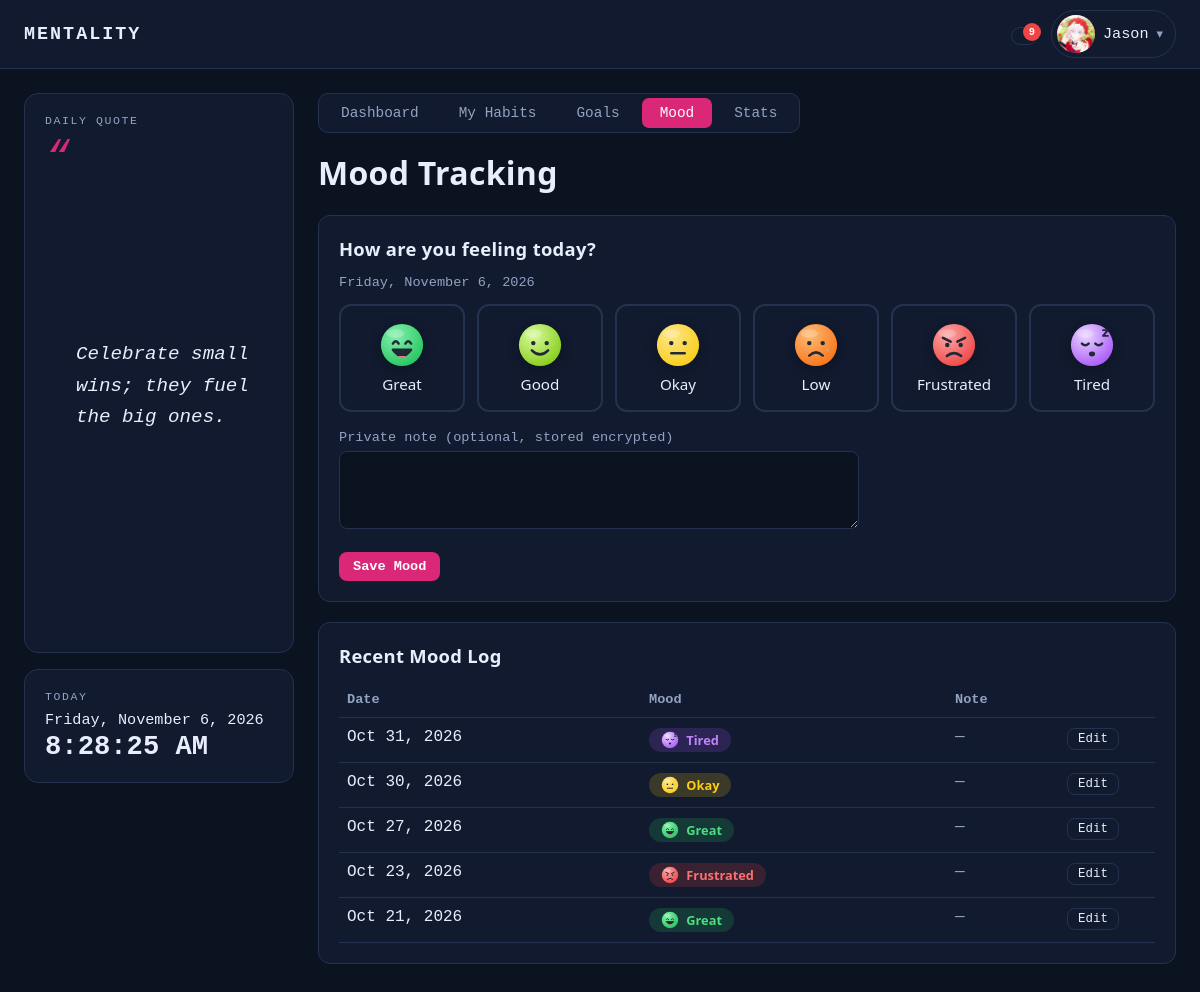
Screenshot of /mood.php (signed in) with the database file from the repository.
### tables this page shows
CREATE TABLE `mood_logs` (
  `mood_id` int(10) unsigned NOT NULL AUTO_INCREMENT,
  `user_id` int(10) unsigned NOT NULL,
  `mood` enum('Great','Good','Okay','Low','Frustrated','Tired') NOT NULL,
  `mood_note` text DEFAULT NULL,
  `log_date` date NOT NULL,
  PRIMARY KEY (`mood_id`),
  UNIQUE KEY `uq_mood_day` (`user_id`,`log_date`),
  CONSTRAINT `fk_mood_user` FOREIGN KEY (`user_id`) REFERENCES `users` (`user_id`) ON DELETE CASCADE
);

### includes/auth.php (called while the page is built, shortened)
<?php
require_once __DIR__ . '/icons.php';
function e($value): string {
    return htmlspecialchars((string)$value, ENT_QUOTES, 'UTF-8');
}

### includes/crypto.php (called while the page is built, shortened)
<?php
function app_key(): string {
    static $key = null;
    if ($key !== null) { return $key; }
    $file = __DIR__ . '/mood.key';
    $key = hex2bin(trim(file_get_contents($file)));
    return $key;
}
function decrypt_text(?string $data): ?string {
    if ($data === null || $data === '') { return null; }
    $raw = base64_decode($data, true);
    $plain = openssl_decrypt(substr($raw, 28), 'aes-256-gcm', app_key(), OPENSSL_RAW_DATA, substr($raw, 0, 12), substr($raw, 12, 16));
    return $plain === false ? null : $plain;
}

### mood.php (the view, shortened to what this page needs)
<?php
require_once __DIR__ . '/includes/layout.php';
require_once __DIR__ . '/includes/crypto.php';
$uid = (int)$_SESSION['user_id'];
$moods = [
    'Great'      => ['', 'great'],
    'Good'       => ['', 'good'],
    'Okay'       => ['', 'okay'],
    'Low'        => ['', 'low'],
    'Frustrated' => ['', 'frustrated'],
    'Tired'      => ['', 'tired'],
];
$todayStr   = date('Y-m-d');
$stmt = $pdo->prepare('SELECT mood, mood_note FROM mood_logs WHERE user_id = ? AND log_date = ?');
$stmt->execute([$uid, $todayStr]);
$todayRow  = $stmt->fetch();
$posted    = ($_SERVER['REQUEST_METHOD'] === 'POST' && ($_POST['action'] ?? 'save') === 'save');
$noteValue = $posted ? trim($_POST['note'] ?? '') : (string)decrypt_text($todayRow['mood_note'] ?? null);
$stmt = $pdo->prepare('SELECT log_date, mood, mood_note FROM mood_logs WHERE user_id = ? ORDER BY log_date DESC LIMIT 10');
$stmt->execute([$uid]);
$recent = $stmt->fetchAll();
render_header('Mood', 'mood');
?>
<div class="mood-page">
<h1>Mood Tracking</h1>
<div class="panel">
    <h2>How are you feeling today?</h2>
    <p class="muted small"><?= e(date('l, F j, Y')) ?><?= $todayRow ? ' &middot; You already logged today. Saving again will update it.' : '' ?></p>
    <form method="post" novalidate>
        <div class="mood-options">
            <?php foreach ($moods as $name => [$face, $cls]): ?>
                <label class="mood-option">
                    <span class="face"><?= mood_face($name, 46) ?></span>
                    <span class="mood-name"><?= e($name) ?></span>
                </label>
            <?php endforeach; ?>
        </div>
        <div class="inline-form">
            <label for="note">Private note (optional, stored encrypted)</label>
            <textarea id="note" name="note" rows="3" maxlength="300"><?= e($noteValue) ?></textarea>
            <div class="form-actions"><button type="submit" class="btn-sm">Save Mood</button></div>
        </div>
    </form>
</div>
<div class="panel">
    <h2>Recent Mood Log</h2>
    <?php if (!$recent): ?>
        <p class="muted">No moods logged yet. Pick how you feel above and save it.</p>
    <?php else: ?>
    <div class="table-wrap">
    <table class="list">
        <thead><tr><th>Date</th><th>Mood</th><th>Note</th><th></th></tr></thead>
        <tbody>
        <?php foreach ($recent as $r):
            $note = decrypt_text($r['mood_note']);
            [$face, $cls] = $moods[$r['mood']] ?? ['', ''];
            $json = json_encode([
                'date'  => $r['log_date'],
                'label' => date('l, M j, Y', strtotime($r['log_date'])),
                'mood'  => $r['mood'],
                'note'  => (string)$note,
            ], JSON_UNESCAPED_UNICODE);
        ?>
            <tr>
                <td><?= e(date('M j, Y', strtotime($r['log_date']))) ?></td>
                <td><span class="mood-tag <?= e($cls) ?>"><?= mood_face($r['mood'], 18) ?> <?= e($r['mood']) ?></span></td>
                <td><?= $note !== null ? '<span class="diary-note">' . e($note) . '</span>' : '<span class="muted">—</span>' ?></td>
                <td class="row-actions"><button type="button" class="btn-ghost btn-edit row-edit" data-mood="<?= e($json) ?>"><?= icon('edit', 14) ?> Edit</button></td>
            </tr>
        <?php endforeach; ?>
        </tbody>
    </table>
    </div>
    <?php endif; ?>
</div>
</div>

### includes/icons.php (shortened to what this page needs)
<?php
function mood_face(string $mood, int $size = 44): string {
    static $n = 0; $n++;
    $id = 'mf' . $n;
    $colors = [
        'Great'      => ['#86efac', '#22c55e'],
        'Good'       => ['#d9f99d', '#84cc16'],
        'Okay'       => ['#fde68a', '#facc15'],
        'Low'        => ['#fdba74', '#f97316'],
        'Frustrated' => ['#fca5a5', '#ef4444'],
        'Tired'      => ['#e9d5ff', '#a855f7'],
    ];
    [$light, $base] = $colors[$mood] ?? ['#e2e8f0', '#94a3b8'];
    $dots = '<circle cx="17" cy="22" r="2.3" fill="#1f2937" stroke="none"/><circle cx="31" cy="22" r="2.3" fill="#1f2937" stroke="none"/>';
    switch ($mood) {
        case 'Great':
            $f = '<path d="M14.5 22.5q3-5 6 0"/><path d="M27.5 22.5q3-5 6 0"/>'
               . '<path d="M14.5 29Q24 42 33.5 29Z" fill="#1f2937"/><path d="M19.5 35.5q4.5 3.2 9 0" fill="#fb7185" stroke="none"/>';
            break;
        case 'Good':
            $f = $dots . '<path d="M15.5 29.5Q24 38 32.5 29.5"/>';
            break;
        case 'Okay':
            $f = $dots . '<path d="M17 32.5H31"/>';
            break;
        case 'Low':
            $f = $dots . '<path d="M17 35Q24 28.5 31 35"/><path d="M36.5 27q1.6 2.4 0 4.2q-1.6-1.8 0-4.2z" fill="#7dd3fc" stroke="none"/>';
            break;
        case 'Frustrated':
            $f = '<path d="M12.5 16.5L20.5 20.5"/><path d="M35.5 16.5L27.5 20.5"/>'
               . '<circle cx="17" cy="24" r="2.3" fill="#1f2937" stroke="none"/><circle cx="31" cy="24" r="2.3" fill="#1f2937" stroke="none"/>'
               . '<path d="M16.5 35.5Q24 29.5 31.5 35.5"/>';
            break;
        case 'Tired':
            $f = '<path d="M13.5 22.5q3.5 3.4 7 0"/><path d="M27.5 22.5q3.5 3.4 7 0"/>'
               . '<ellipse cx="24" cy="33.5" rx="3.2" ry="2.6" fill="#1f2937" stroke="none"/>'
               . '<path d="M35.5 8.5h5l-5 6h5" stroke-width="2"/>';
            break;
    }
    return '<svg class="mood-svg" width="' . $size . '" height="' . $size . '" viewBox="0 0 48 48" role="img" aria-label="' . htmlspecialchars($mood, ENT_QUOTES) . '">'
         . '<defs><radialGradient id="' . $id . '" cx="35%" cy="28%" r="80%"><stop offset="0" stop-color="' . $light . '"/><stop offset="1" stop-color="' . $base . '"/></radialGradient></defs>'
         . '<circle cx="24" cy="24" r="22" fill="url(#' . $id . ')"/>'
         . '<ellipse cx="17" cy="12" rx="9" ry="4.5" fill="#fff" opacity=".22"/>'
         . '<g stroke="#1f2937" stroke-width="2.6" stroke-linecap="round" stroke-linejoin="round" fill="none">' . $f . '</g></svg>';
}

### assets/style.css (style rules this page uses)
:root { --bg: #0b1220; --card: #111a2e; --border: #24324f; --text: #e8eefc; --muted: #93a3c4; --primary: #3b82f6; --primary-hover: #2563eb; --error: #f87171; --success: #4ade80; --input-bg: #0b1220; --hover: #18243f; --link: #7db0ff; color-scheme: dark; }
* { box-sizing: border-box; }
body { margin: 0; font-family: var(--font, "Segoe UI", Arial, sans-serif); background: var(--bg); color: var(--text); min-height: 100vh; }
label { display: block; font-size: .85rem; color: var(--muted); margin: 14px 0 6px; }
button, .btn { display: block; width: 100%; margin-top: 22px; padding: 12px; background: var(--primary); color: #fff; border: 0; border-radius: 8px; font-size: 1rem; font-weight: 600; cursor: pointer; text-align: center; text-decoration: none; }
.main h1 { margin-top: 0; }
.muted { color: var(--muted); }
.panel { background: var(--card); border: 1px solid var(--border); border-radius: 12px; padding: 20px; margin-bottom: 20px; }
.panel h2 { margin: 0 0 14px; font-size: 1.15rem; }
.table-wrap { overflow-x: auto; }
table { border-collapse: collapse; width: 100%; }
table.list th, table.list td { text-align: left; padding: 10px 8px; border-bottom: 1px solid var(--border); vertical-align: top; }
table.list th { color: var(--muted); font-weight: 600; font-size: .85rem; }
.inline-form { max-width: 520px; }
.form-actions { display: flex; gap: 10px; align-items: center; margin-top: 18px; }
.btn-sm, button.btn-sm { display: inline-block; width: auto; margin: 0; padding: 7px 14px; font-size: .85rem; background: var(--primary); color: #fff; border: 0; border-radius: 8px; cursor: pointer; text-decoration: none; }
.btn-ghost { display: inline-block; padding: 6px 12px; font-size: .85rem; border: 1px solid var(--border); border-radius: 8px; color: var(--text); text-decoration: none; }
textarea { width: 100%; padding: 11px 12px; background: var(--input-bg); color: var(--text); border: 1px solid var(--border); border-radius: 8px; font-size: 1rem; font-family: inherit; resize: vertical; }
.small { font-size: .85rem; }
.mood-options { display: grid; grid-template-columns: repeat(auto-fit, minmax(95px, 1fr)); gap: 12px; margin: 14px 0 18px; }
.mood-option { position: relative; display: flex; flex-direction: column; align-items: center; gap: 6px; padding: 16px 8px; margin: 0; border: 2px solid var(--border); border-radius: 12px; cursor: pointer; color: var(--text); }
.mood-option .face { font-size: 2.2rem; line-height: 1; transition: transform .15s; }
.mood-tag { display: inline-block; padding: 3px 12px; border-radius: 999px; font-size: .8rem; font-weight: 600; }
.mood-tag.great { background: rgba(34,197,94,.18); color: #4ade80; }
.mood-tag.okay { background: rgba(250,204,21,.18); color: #facc15; }
.mood-tag.frustrated { background: rgba(239,68,68,.18); color: #f87171; }
.mood-tag.tired { background: rgba(168,85,247,.18); color: #c084fc; }
button.btn-ghost { width: auto; margin: 0; background: transparent; font-weight: 500; cursor: pointer; font-family: inherit; }
.btn-edit { padding: 3px 10px; font-size: .78rem; }
button, input, select, textarea { font-family: inherit; }
td.row-actions { text-align: right; width: 96px; }
.row-edit { opacity: 0; transition: opacity .15s; }
@media (hover: none) { .row-edit { opacity: 1; } }
.mood-page { --font-display: "Trebuchet MS", "Lucida Sans Unicode", "Segoe UI", sans-serif; }
.mood-page h1, .mood-page h2 { font-family: var(--font-display); letter-spacing: .3px; }
.mood-page h1 { font-size: 2rem; }
.mood-page .mood-name { font-family: var(--font-display); font-size: .95rem; }
.mood-page .mood-option .face { font-size: 2.6rem; }
.mood-page .mood-tag { font-family: var(--font-display); }
.btn-edit { display: inline-flex; align-items: center; gap: 6px; }
.mood-option .face { display: flex; justify-content: center; align-items: center; line-height: 0; }
.mood-svg { transition: transform .18s ease; filter: drop-shadow(0 3px 6px rgba(0, 0, 0, .25)); }
.mood-tag .mood-svg { vertical-align: -4px; margin-right: 4px; filter: none; }

### rows the page displays
mood_logs: log_date "Oct 31, 2026", mood "Tired"
mood_logs: log_date "Oct 30, 2026", mood "Okay"
mood_logs: log_date "Oct 27, 2026", mood "Great"
mood_logs: log_date "Oct 23, 2026", mood "Frustrated"
mood_logs: log_date "Oct 21, 2026", mood "Great"

### other values shown
$bellCount "9"
$name "Jason"
daily_quote() "Celebrate small wins; they fuel the big ones."
$label "Dashboard"
$label "My Habits"
$label "Goals"
$label "Mood"
$label "Stats"
$name "Great"
$name "Good"
$name "Okay"
$name "Low"
$name "Frustrated"
$name "Tired"
